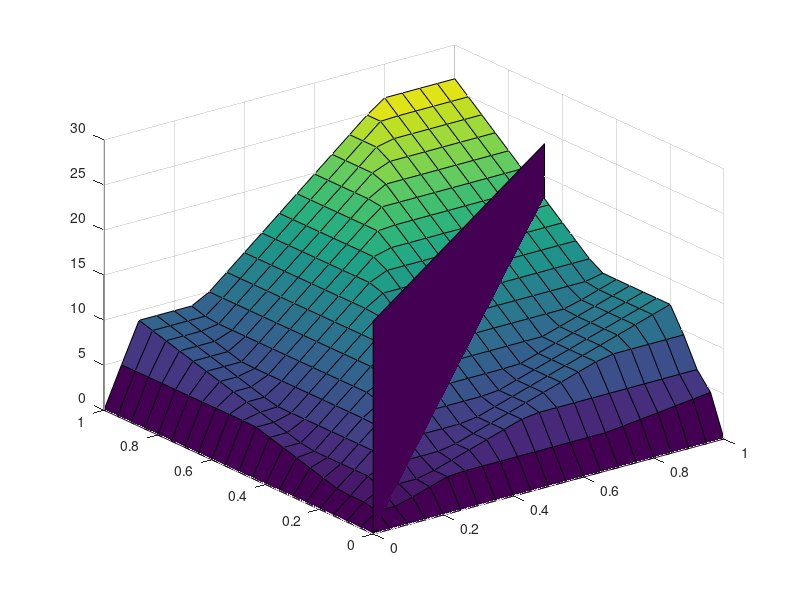

This figure's MATLAB source:
% this script shows that the quantile-based index of satisfaction is not necessarily concave
% i.e. the VaR is not necessarily convex
% however, the VaR is homogeneous and thus the decomposition of VaR in its contributors applies
% see "Risk and Asset Allocation" - Springer (2005), by A. Meucci

clear;  close all;  clc;

%%%%%%%%%%%%%%%%%%%%%%%%%%%%%%%%%%%%%%%%%%%%%%%%%%%%%%%%%%%%%%%%%%%%%%%%%%%%%%%%%%%%%%%%%%%%%%%%%%%%%%%%%%%%%%%%%%%%%%%
% inputs (discrete market)
%%%%%%%%%%%%%%%%%%%%%%%%%%%%%%%%%%%%%%%%%%%%%%%%%%%%%%%%%%%%%%%%%%%%%%%%%%%%%%%%%%%%%%%%%%%%%%%%%%%%%%%%%%%%%%%%%%%%%%%
% market parameters
Rho=-.99;
df=10;
G=20;

NumSimulations=10000;

Confidence=.3;

Line=2/3; % radial line for homogeneity check
%%%%%%%%%%%%%%%%%%%%%%%%%%%%%%%%%%%%%%%%%%%%%%%%%%%%%%%%%%%%%%%%%%%%%%%%%%%%%%%%%%%%%%%%%%%%%%%%%%%%%%%%%%%%%%%%%%%%%%
% process data
%%%%%%%%%%%%%%%%%%%%%%%%%%%%%%%%%%%%%%%%%%%%%%%%%%%%%%%%%%%%%%%%%%%%%%%%%%%%%%%%%%%%%%%%%%%%%%%%%%%%%%%%%%%%%%%%%%%%%%
Sigma=[1 Rho; Rho 1];
A = chol(Sigma);
R_1 = unidrnd(G,NumSimulations/2,1)-(G+1)/2;
R_1 = [R_1
    -R_1];
R_2=mvtrnd(1,df,NumSimulations/2);
R_2 = [R_2
    - R_2];
R=[R_1 R_2]*A;
Prices=exp(R);

Alpha_1s=[0:.05:1];
Alpha_2s=[0:.05:1];
VaR=zeros(length(Alpha_1s),length(Alpha_2s));
Index=round(Confidence*NumSimulations);
for n=1:length(Alpha_1s)
    Countdown = length(Alpha_1s)-n
    for m=1:length(Alpha_2s)
        Alpha=[Alpha_1s(n); Alpha_2s(m)];
        Portfolio=Prices*Alpha;
        Sort_Portfolio=sort(Portfolio);
        VaR(n,m)=Sort_Portfolio(Index);
    end
end

%%%%%%%%%%%%%%%%%%%%%%%%%%%%%%%%%%%%%%%%%%%%%%%%%%%%%%%%%%%%%%%%%%%%%%%%%%%%%%%%%%%%%%%%%%%%%%%%%%%%%%%%%%%%%%%%%%
% plots
%%%%%%%%%%%%%%%%%%%%%%%%%%%%%%%%%%%%%%%%%%%%%%%%%%%%%%%%%%%%%%%%%%%%%%%%%%%%%%%%%%%%%%%%%%%%%%%%%%%%%%%%%%%%%%%%%%%%%%
[ALPHA_1s,ALPHA_2s] = meshgrid(Alpha_1s,Alpha_2s);

figure
hf=surf(ALPHA_1s,ALPHA_2s,VaR');

% plot plane for radial allocation
a1=[Alpha_1s(1) Alpha_1s(1) Alpha_1s(end) Alpha_1s(end)];
a2=Line*a1;
Zz=[0 .9*max(max(VaR)) .9*max(max(VaR)) 0];
hold on
h=fill3(a1,a2,Zz,Zz);
grid on